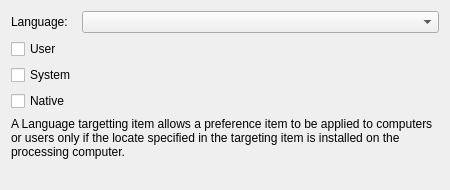
<?xml version="1.0" encoding="UTF-8"?>
<ui version="4.0">
 <class>LanguageWidget</class>
 <widget class="QWidget" name="LanguageWidget">
  <property name="geometry">
   <rect>
    <x>0</x>
    <y>0</y>
    <width>450</width>
    <height>190</height>
   </rect>
  </property>
  <property name="sizePolicy">
   <sizepolicy hsizetype="Preferred" vsizetype="Preferred">
    <horstretch>0</horstretch>
    <verstretch>0</verstretch>
   </sizepolicy>
  </property>
  <property name="minimumSize">
   <size>
    <width>450</width>
    <height>190</height>
   </size>
  </property>
  <property name="windowTitle">
   <string>Form</string>
  </property>
  <layout class="QGridLayout" name="gridLayout">
   <item row="5" column="0" colspan="2">
    <spacer name="verticalSpacer">
     <property name="orientation">
      <enum>Qt::Vertical</enum>
     </property>
     <property name="sizeHint" stdset="0">
      <size>
       <width>558</width>
       <height>137</height>
      </size>
     </property>
    </spacer>
   </item>
   <item row="0" column="1">
    <widget class="QComboBox" name="languageComboBox"/>
   </item>
   <item row="4" column="0" colspan="2">
    <widget class="QLabel" name="label">
     <property name="text">
      <string>A Language targetting item allows a preference item to be applied to computers or users only if the locate specified in the targeting item is installed on the processing computer.</string>
     </property>
     <property name="wordWrap">
      <bool>true</bool>
     </property>
    </widget>
   </item>
   <item row="1" column="0">
    <widget class="QCheckBox" name="userCheckBox">
     <property name="text">
      <string>User</string>
     </property>
    </widget>
   </item>
   <item row="0" column="0">
    <widget class="QLabel" name="languageLabel">
     <property name="sizePolicy">
      <sizepolicy hsizetype="Maximum" vsizetype="Preferred">
       <horstretch>0</horstretch>
       <verstretch>0</verstretch>
      </sizepolicy>
     </property>
     <property name="text">
      <string>Language:</string>
     </property>
     <property name="buddy">
      <cstring>languageComboBox</cstring>
     </property>
    </widget>
   </item>
   <item row="2" column="0">
    <widget class="QCheckBox" name="systemCheckBox">
     <property name="text">
      <string>System</string>
     </property>
    </widget>
   </item>
   <item row="3" column="0">
    <widget class="QCheckBox" name="nativeCheckBox">
     <property name="text">
      <string>Native</string>
     </property>
    </widget>
   </item>
  </layout>
 </widget>
 <resources/>
 <connections/>
</ui>
